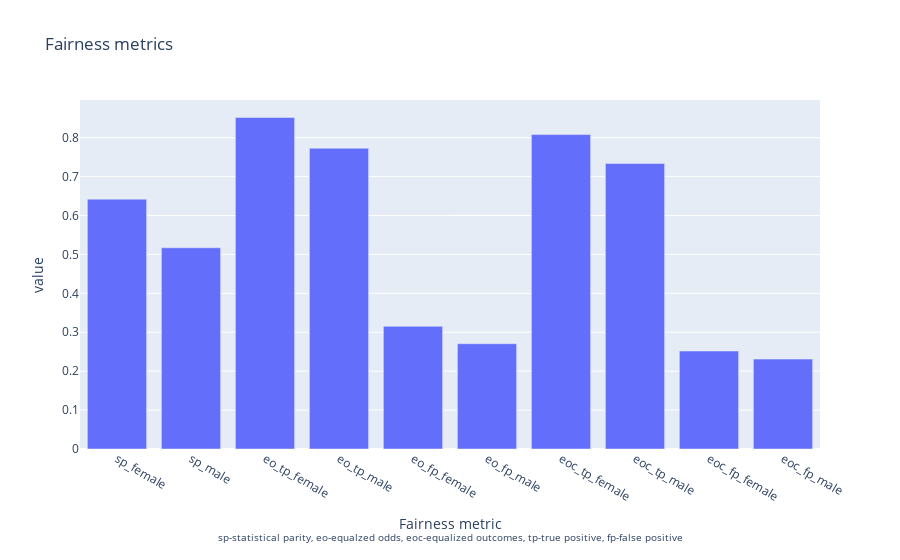

The notebook cell this image was saved under:
### Code cell
plot_fairnessmetrics(logreg_model)

### Figure 1 — Plotly figure (JSON) as saved in the notebook; plotly's stock layout.template omitted (floating-point values rounded to 4 significant figures)
{"data": [{"alignmentgroup": "True", "hovertemplate": "Fairness metric<br><sup>sp-statistical parity, eo-equalzed odds, eoc-equalized outcomes, tp-true positive, fp-false positive</sup>=%{x}<br>value=%{y}<extra></extra>", "legendgroup": "", "marker": {"color": "#636efa", "pattern": {"shape": ""}}, "name": "", "offsetgroup": "", "orientation": "v", "showlegend": false, "textposition": "auto", "type": "bar", "x": ["sp_female", "sp_male", "eo_tp_female", "eo_tp_male", "eo_fp_female", "eo_fp_male", "eoc_tp_female", "eoc_tp_male", "eoc_fp_female", "eoc_fp_male"], "xaxis": "x", "y": [0.6421, 0.5171, 0.852, 0.7728, 0.3152, 0.2705, 0.808, 0.7337, 0.2517, 0.231], "yaxis": "y"}], "layout": {"barmode": "relative", "legend": {"tracegroupgap": 0}, "title": {"text": "Fairness metrics"}, "xaxis": {"anchor": "y", "domain": [0, 1], "title": {"text": "Fairness metric<br><sup>sp-statistical parity, eo-equalzed odds, eoc-equalized outcomes, tp-true positive, fp-false positive</sup>"}}, "yaxis": {"anchor": "x", "domain": [0, 1], "title": {"text": "value"}}}}
